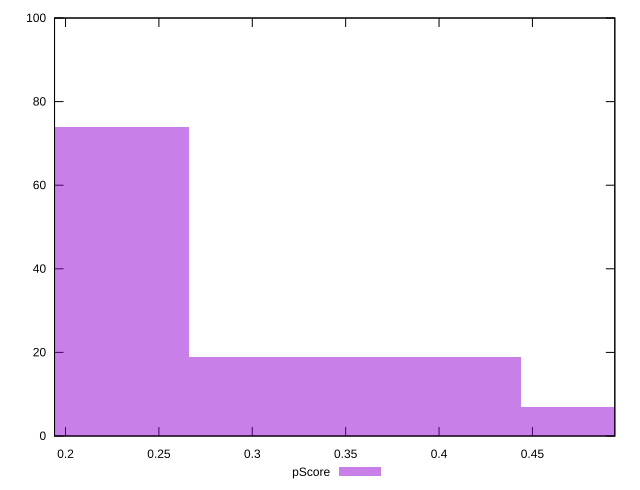

Write the gnuplot code that produced this figure.
reset

$pScore <<EOF
0.1774881053781233 74
0.3549762107562466 19
0.5324643161343698 7
EOF

set key outside below
set boxwidth 0.1774881053781233
set xrange [0.1941176470588235:0.49411764705882355]
set yrange [0:100]
set trange [0:100]
set style fill transparent solid 0.5 noborder
set terminal svg size 640, 490 enhanced background rgb 'white'
set output "report_00014_2021-02-09T15:56:05.503Z/uses-text-compression/samples/pages+cached+noadtech+nomedia/pScore/histogram.svg"

plot $pScore title "pScore" with boxes

reset
